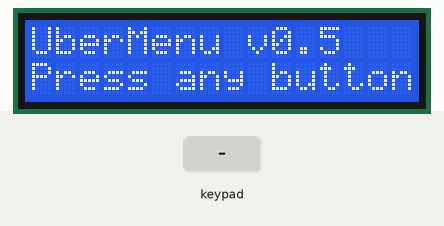
Recording of a sketch running on a simulated Arduino Uno, built with avr-gcc and run on an emulated ATmega328P. On the bench: 16×2 character LCD. The test bench sets the inputs (shaded band).

Above: at 1.2 s.
1.3 s: key 'S' pressed
At 1.8 s:
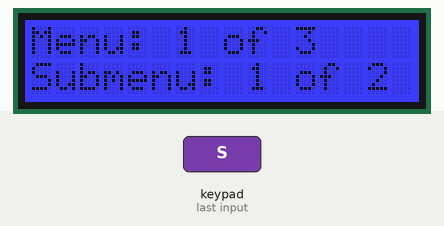
2.9 s: key 'S' pressed
At 4.2 s:
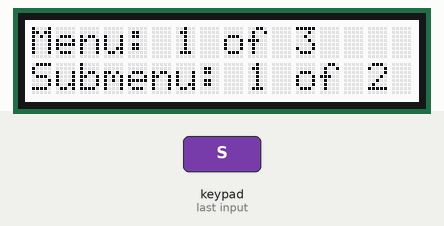
4.5 s: key 'S' pressed
At 5.5 s:
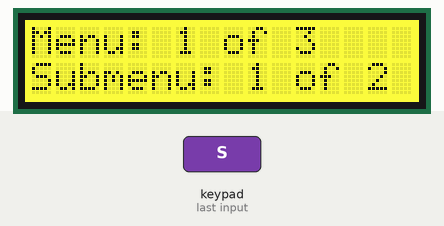
Timing chart, 0 to 7.5 s (numbered marks = the images above; inputs shaded):
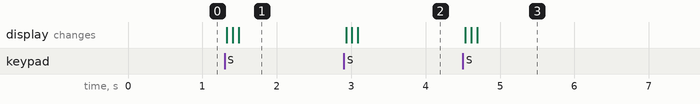

Measured:
- after the input at 1.3 s, the display: first changes at once (image 1 shows a later state)
- after the input at 2.9 s, the display: first changes at once (image 2 shows a later state)
- after the input at 4.5 s, the display: first changes at once (image 3 shows a later state)

The sketch:

UberMenu.ino
```cpp
/*********************
  Name: UberMenu Template
  Version: v0.5

  A simple 2 dimensional menu template for Arduino and
  the Adafruit RGB LCD Shield

  Created by Patrick Jones 2014

  *This code is free to use and free to distribute,
  just be sure to thank Adafruit for their kickass
  products!*
**********************/
#include <Wire.h>
#include <Adafruit_MCP23017.h>
#include <Adafruit_RGBLCDShield.h>


#define RED 0x1
#define YELLOW 0x3
#define GREEN 0x2
#define TEAL 0x6
#define BLUE 0x4
#define VIOLET 0x5
#define WHITE 0x7

Adafruit_RGBLCDShield lcd = Adafruit_RGBLCDShield();


const int NUM_MENUS = 3;                  // Update with real number of menu items
int subMenuCounts[NUM_MENUS]= {2, 3, 2};  // and with submenu items for each.
boolean buttonPressed = false;
int menu = 1, subMenu =1, color = 1;

void setup() {
  lcd.begin(16, 2);
  lcd.setCursor(0,0);

  lcd.print("UberMenu v0.5");
  lcd.setCursor(0,1);
  lcd.print("Press any button");
}

void loop() {
  buttonPressed = false;

  uint8_t buttons = lcd.readButtons();
  if (buttons) {
    lcd.clear();
    lcd.setCursor(0,0);
    if (buttons & BUTTON_UP) {
      menu = (menu + 1);
      subMenu = 1;
      buttonPressed = true;
    }
    if (buttons & BUTTON_DOWN) {
      menu = (menu - 1);
      subMenu = 1;
      buttonPressed = true;
    }
    if (buttons & BUTTON_LEFT) {
      subMenu = (subMenu - 1);
      buttonPressed = true;
    }
    if (buttons & BUTTON_RIGHT) {
      subMenu = (subMenu + 1);
      buttonPressed = true;
    }
    if (buttons & BUTTON_SELECT) {
      buttonPressed = true;
      color = (color%7)+1;
      lcd.setBacklight(color);
    }
  }
  // Clean up values
  if (menu < 1) {
    menu = NUM_MENUS;
  }
  else if (menu > NUM_MENUS){
    menu = 1;
  }
  if (subMenu < 1) {
    subMenu = subMenuCounts[menu-1];
  }
  if (subMenu > subMenuCounts[menu-1]) {
    subMenu = 1;
  }
  if(buttonPressed == true) {
    buttonPressed = false;
    updateScreen(menu, subMenu, subMenuCounts[menu-1]);
    delay(50); // make it smooth like butta, yo
  }
  buttonPressed = false;
}
void updateScreen(int menu, int subMenu, int count) {
  lcd.setCursor(0,0);
  lcd.print("Menu: ");
  lcd.print(menu);
  lcd.print(" of ");
  lcd.print(NUM_MENUS);
  lcd.setCursor(0,1);
  lcd.print("Submenu: ");
  lcd.print(subMenu);
  lcd.print(" of ");
  lcd.print(subMenuCounts[menu - 1]);
}
```
